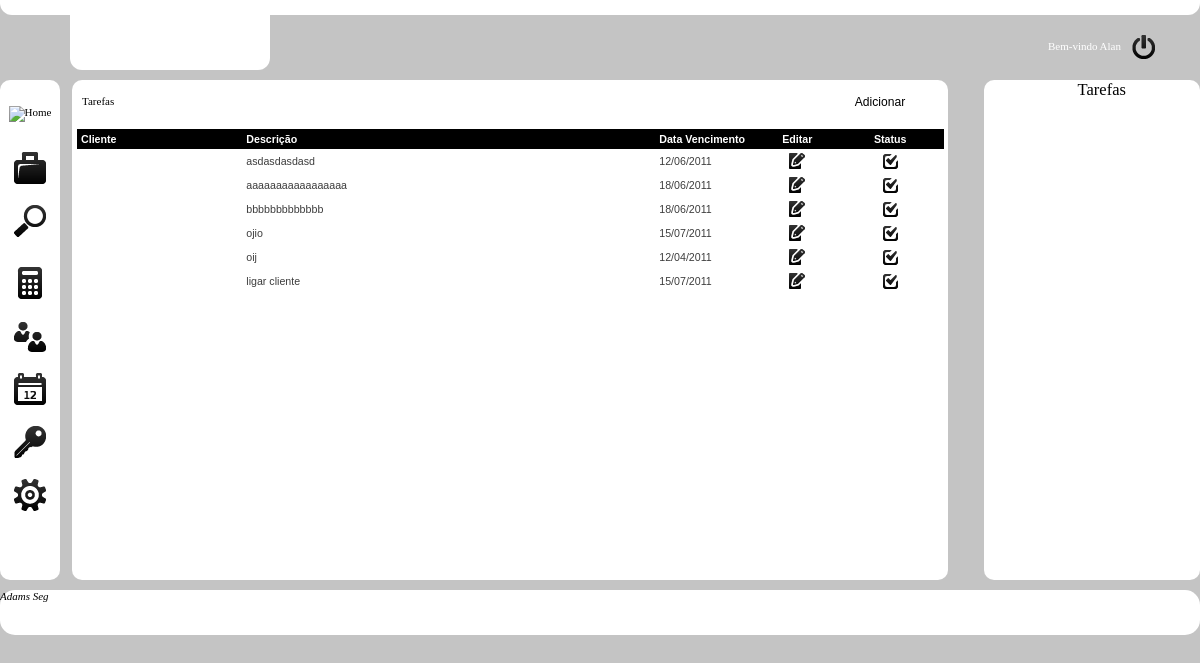
Screenshot of /tarefas.php (signed in) with the database file from the repository.
### tables this page shows
CREATE TABLE IF NOT EXISTS `tarefas` (
  `ID` int(11) NOT NULL AUTO_INCREMENT,
  `RE_ID` int(5) DEFAULT NULL,
  `AUTO_ID` int(5) DEFAULT NULL,
  `DESCRICAO` text,
  `DATA_VENCIMENTO` date DEFAULT NULL,
  `DATA_FINALIZACAO` date DEFAULT NULL,
  `DATA_CADASTRO` date DEFAULT NULL,
  `SITUACAO` tinyint(1) DEFAULT NULL,
  PRIMARY KEY (`ID`)
);

### inc/funcoes.php (called while the page is built, shortened)
<?php
function get($var, $valor = null){
    return isset($_GET[$var]) ? $_GET[$var] : $valor;
}
function formatarDataEN($data){
    $data = implode("/", array_reverse(explode("-", $data)));
    return $data;
}

### tarefas.php (the view, shortened to what this page needs)
<?php require_once '_config.php';
?>
<!DOCTYPE html PUBLIC "-//W3C//DTD XHTML 1.0 Transitional//EN" "http://www.w3.org/TR/xhtml1/DTD/xhtml1-transitional.dtd">
<html xmlns="http://www.w3.org/1999/xhtml">
    <head>
        <?php include('_head.php') ?>
    </head>
    <body class="body">
        <?php include('_topo.php') ?>
        <?php include('_menu.php') ?>
        <div class="principal">
          <div class="linha">
              <?php if (!get('acao') && get('acao') != 'excluir'){ ?>
              <div class="botaoadd">
                <p style="padding: 10px; float:left;">Tarefas</p>
                <input class="bt_adicionar" type="button" value="Adicionar" onclick="javascript:window.location='tarefas.php?acao=inserir'" title="Adicionar"/>
              </div>
              <?php } ?>
              <div class="erro">
              </div>
              <?php if (get('acao') && get('acao') != 'excluir') { ?>
              <form action="tarefas.php" method="post">
                <fieldset>
                    <legend>Informa&ccedil;&otilde;es</legend>
                        <div class="item-form">
                            <label class="label">Descrição</label>
                            <textarea cols="59" rows="5" class="buscar" name="descricao" id="descricao"><?php echo get('id') ? $editar['DESCRICAO'] : null; ?></textarea>
                            <div class="clear"></div>
                        </div>
                        <div class="item-form">
                            <label class="label">Data</label>
                            <input id="datepicker" class="buscar" value="<?php echo get('id') ? formatarDataEN($editar['DATA_VENCIMENTO']) : null; ?>" name="data" type="text"/>
                            <div class="clear"></div>
                        </div>
                        <?php
                            if (editar(get('id'))){
                                echo '<input type="hidden" name="alteraTarefa" value="alteraTarefa"/>';
                                echo '<input type="hidden" name="tarefaID" value="'.get('id').'"/>';
                            } else {
                                echo '<input type="hidden" name="tarefa" value="tarefa"/>';
                            }
                        ?>
                        <input class="bt_salvar" id="botaoEnviar" type="submit" value="Salvar"/>
                        <input class="bt_voltar" type="button" onclick="javascript:window.location='tarefas.php'" value="Voltar"/>
                </fieldset>
                </form>
                <?php } else { ?>
                <div class="listagem_interno">
                    <table class="tablesorter">
                    <thead>
                    <tr>
                        <th>Cliente</th>
                        <th>Descri&ccedil;&atilde;o</th>
                        <th style="width: 95px;">Data Vencimento</th>
                        <th style="text-align: center;">Editar</th>
                        <th style="text-align: center;">Status</th>
                    </tr>
                    </thead>
                    <tbody>
                    <?php
                        $sql = mysql_query("SELECT * FROM tarefas ORDER BY SITUACAO");
                        while ($tarefa = mysql_fetch_array($sql)) :
                            if ($tarefa['SITUACAO'] == true){
                                $ativoStatus = 'img/icons/checkbox_checked_icon&16.png';
                            } else {
                                $ativoStatus = 'img/icons/checkbox_unchecked_icon&16.png';
                            }
                            $tarefaRE   = $tarefa['RE_ID'] ? $tarefa['RE_ID'] : 0;
                            $tarefaAUTO = $tarefa['AUTO_ID'] ? $tarefa['AUTO_ID'] : 0;
                            $sqlCliente = mysql_query("SELECT *
                                                         FROM clientes
                                                        WHERE ID IN ( SELECT CLIENTE_ID
                                                                        FROM re
                                                                        WHERE ID = $tarefaRE
                                                                        UNION
                                                                        SELECT CLIENTE_ID
                                                                        FROM auto
                                                                        WHERE ID = $tarefaAUTO)");
                            $sqlCliente = mysql_fetch_array($sqlCliente);
                    ?>
                    <tr id="<?php echo $sqlCliente['NOME']; ?>">
                        <td><?php echo $sqlCliente['NOME']; ?></td>
                        <td><?php echo $tarefa['DESCRICAO']; ?></td>
                        <td><?php echo formatarDataEN($tarefa['DATA_VENCIMENTO']); ?></td>
                        <td width="70px" align="center"><img alt="Editar" class="center-img" onclick="javascript:window.location='tarefas.php?acao=editar&id=<?php echo $tarefa['ID']; ?>'" style="cursor: pointer;" src="img/icons/doc_edit_icon&16.png" /></td>
                        <td width="100px" align="center"><img alt="Status" class="center-img" onclick="javascript:window.location='tarefas.php?update=status&id=<?php echo $tarefa['ID']; ?>'" style="cursor: pointer;" src="<?php echo $ativoStatus; ?>" /></td>
                    </tr>
                    <?php endwhile; ?>
                    </tbody>
                    </table>
                </div>
              <?php } ?>
            </div>
        </div>
        <?php include('_rodape.php') ?>
    </body>
</html>

### _head.php (shortened to what this page needs)
<link href="css/style.css" type="text/css" rel="stylesheet" />
<link href="css/jquery-ui-1.8.14.custom.css" type="text/css" rel="stylesheet" />

### _topo.php (shortened to what this page needs)
<div class="topo">
    <div class="topo-linha"></div>
    <div class="logo"></div>
    <div class="informacoes-box">
        <div class="informacoes-info">
            <p style="float: left; margin-top: 5px;">Bem-vindo <?php echo ucfirst($_SESSION['USUARIO']); ?></p>
            <a style="float: left;"href="login/logout.php" title="Sair do sistema" class="transparencia"><img alt="Sair do Sistema" style="margin-left: 10px;" src="img/icons/on-off_icon&24.png"/></a>
        </div>
    </div>
</div>

### _menu.php
<div class="menu">
    <a href="corretora.php"><img alt="Home" class="menu-img" src="img/icons/home_icon&32.png"/></a>
    <img alt="Apolice" class="menu-img" src="img/icons/case_icon&32.png"/>
    <a title="Busca" href="busca.php"><img alt="Proposta" class="menu-img" src="img/icons/zoom_icon&32.png"/></a>
    <img alt="Calculo" class="menu-img" src="img/icons/calc_icon&32.png"/>
    <a href="clientes.php"><img alt="Clientes" class="menu-img" src="img/icons/users_icon&32.png"/></a>
    <a title="Tarefas" href="tarefas.php"><img alt="Tarefas" class="menu-img" src="img/icons/calendar_1_icon&32.png"/></a>
    <a title="Usuários" href="usuarios.php"><img alt="Usuarios" class="menu-img" src="img/icons/key_icon&32.png"/></a>
    <a title="Gerenciar" href="cadastros.php"><img alt="Cadastros" class="menu-img" src="img/icons/cog_icon&32.png"/></a>
</div>

### _rodape.php (shortened to what this page needs)
<div class="taskbar">
    <div class="taskbar-action-close">
    </div>
    <h2 style="text-align: center;">Tarefas</h2>
    <div class="task-tarefa">
        </div>
    </div>
    <div class="rodape">
        <address class="">Adams Seg</address>
    </div>

### css/style.css (style rules this page uses)
html, body, ul, li, form, fieldset, legend { margin:0; padding:0; }
html, textarea { overflow:auto; }
h1, h2, h3, h4, h5, h6, p { margin:0; font-weight:normal; }
img { border:0; }
table { border-collapse:collapse; border-spacing:0; }
tr, th, td { text-align:inherit; vertical-align:inherit; }
input, textarea, select { font-size:110%; line-height:1.1; }
span, a, i, u, b, strong { font-size:inherit; color:inherit; }
a, a:hover, a:active, a:visited { text-decoration:none; display:inline-block; cursor:pointer; }
.body { background:#C4C4C4; font-family : "Trebuchet MS"; font-size : 11px; }
.topo { height:80px; }
.topo-linha { width:100%; height:15px; background:#FFFFFF; -webkit-border-radius: 0 0 12px 12px; -moz-border-radius: 0 0 12px 12px; }
.logo { background: #FFFFFF; height:55px; width: 200px; margin: 0 0 0 70px; float:left; position: absolute; top: 15px; -moz-border-radius: 0 0 12px 12px; -webkit-border-radius: 0 0 12px 12px; }
.informacoes-box { height: 55px; width: auto; float: right; margin: 0 25px 0 0; -moz-border-radius: 0 0 12px 12px; -webkit-border-radius: 0 0 12px 12px; }
.informacoes-info { color: #FFFFFF; padding: 20px 20px 0 0; }
.menu { text-align: center; background: #FFFFFF; width: 6%; height: 500px; float: left; min-width: 60px; max-width: 60px; -moz-border-radius: 10px; -webkit-border-radius: 10px; }
.menu-img { margin: 50% 5px 0 5px; }
.rodape { width:100%; height:45px; background:#FFFFFF; margin-top: 10px; -webkit-border-radius: 15px; -moz-border-radius: 15px 15px 0 0; }
.center-img { display: block; margin: 0 auto; }
.principal { overflow-y:scroll; overflow-x:hidden; background: #FFFFFF; width: 73%; height: 500px; margin: 0 0 0 1%; -moz-border-radius: 10px; -webkit-border-radius: 10px; float: left; }
.erro { float:left; color: red; width: 100%; display: block; }
.botaoadd { width: 100%; float: left; }
.taskbar { background: #FFFFFF; width: 18%; height: 500px; float: right; margin: 0 0 0 1%; -moz-border-radius: 10px; -webkit-border-radius:10px; }
.task-tarefa { width: 90%; height: 100%; float: right; margin-top: 5px; }
.taskbar-action-close { background: url(../img/seta_fechar.png) no-repeat left center; width: 9%; height: 100%; cursor: pointer; float: left; }
.linha { width:100%; height:auto; float:left; margin:5px 0px 10px 0px; }
.bt_adicionar { background: url("../img/bt_adicionar.jpg") no-repeat scroll left top transparent; border: medium none; cursor: pointer; height: 25px; padding-left: 20px; width: 130px; float: right; margin: 5px 10px 0 5px; }
.listagem_interno { width:99%; height:auto; float:left; margin:2px 0px 10px 0px; }
table.tablesorter { font-family:arial; background-color: #F2F2F2; margin:0px; font-size: 8pt; width: 100%; text-align: left; margin-left:5px; margin-bottom:10px; }
table.tablesorter thead tr th, table.tablesorter tfoot tr th { background:#000000; font-size: 8pt; padding: 4px; color: white; }
table.tablesorter tbody td { color: #3D3D3D; padding: 4px; background-color: #FFF; }

### rows the page displays
tarefas: DESCRICAO "asdasdasdasd", DATA_VENCIMENTO "12/06/2011"
tarefas: DESCRICAO "aaaaaaaaaaaaaaaaa", DATA_VENCIMENTO "18/06/2011"
tarefas: DESCRICAO "bbbbbbbbbbbbb", DATA_VENCIMENTO "18/06/2011"
tarefas: DESCRICAO "ojio", DATA_VENCIMENTO "15/07/2011"
tarefas: DESCRICAO "oij", DATA_VENCIMENTO "12/04/2011"
tarefas: DESCRICAO "ligar cliente", DATA_VENCIMENTO "15/07/2011"

### other values shown
$_SESSION['USUARIO'] "Alan"
